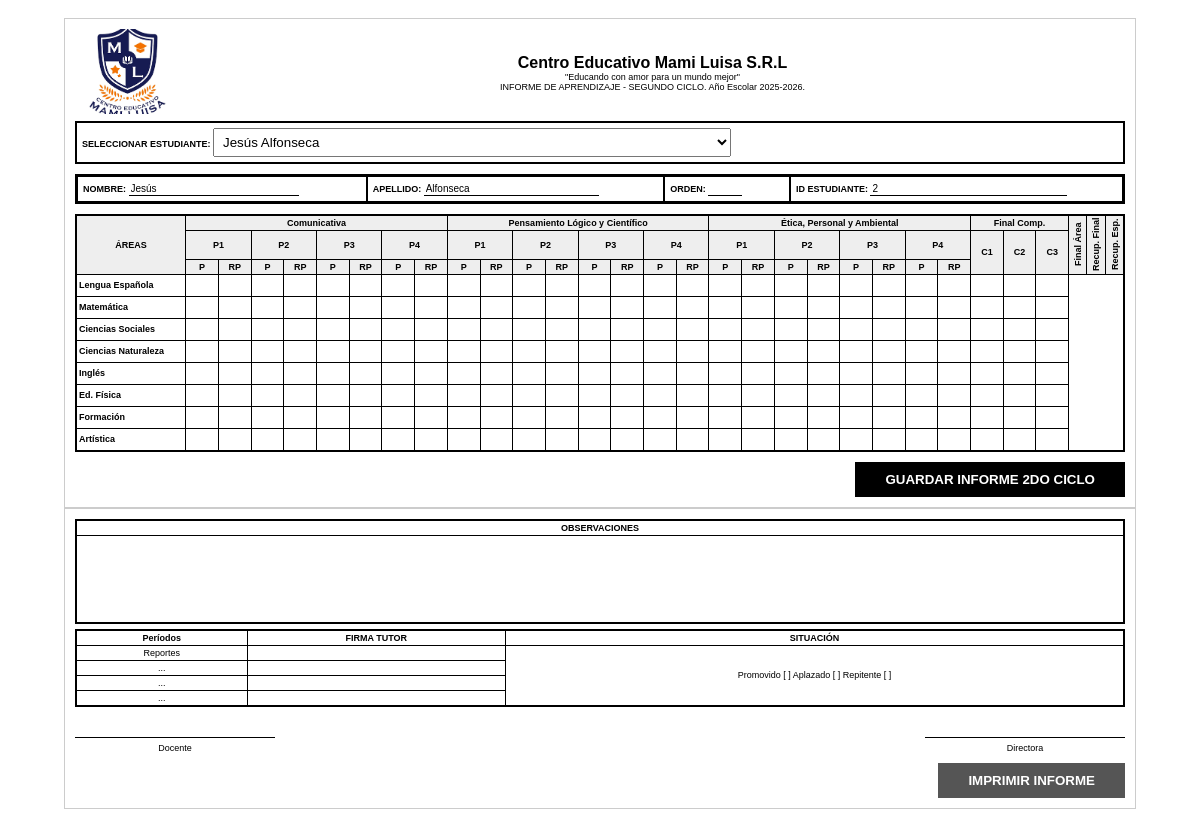
The app's page /notas?alumno_id=2 (signed in) with its own data.
### tables this page shows
CREATE TABLE alumnos (
            id INTEGER PRIMARY KEY AUTOINCREMENT, 
            nombres TEXT, apellidos TEXT, fecha_nacimiento TEXT, lugar_nacimiento TEXT, 
            nacionalidad TEXT, direccion TEXT, grado TEXT, edad INTEGER, sexo TEXT,
            cant_hermanos INTEGER, edades_hermanos TEXT, lugar_ocupa TEXT, tipo_sangre TEXT,
            seguro_medico TEXT, alergias TEXT, medicamentos TEXT, centro_medico TEXT,
            pediatra TEXT, tel_emergencia TEXT, emerg_nombre TEXT, emerg_parentesco TEXT,
            padre_nombre TEXT, padre_sector TEXT, padre_direccion TEXT, padre_cedula TEXT,
            padre_profesion TEXT, padre_nivel TEXT, padre_religion TEXT, padre_telefono TEXT,
            padre_tel_trabajo TEXT, padre_email TEXT, madre_nombre TEXT, madre_sector TEXT,
            madre_direccion TEXT, madre_cedula TEXT, madre_profesion TEXT, madre_nivel TEXT,
            madre_religion TEXT, madre_telefono TEXT, madre_tel_trabajo TEXT, madre_email TEXT,
            tutor_nombre TEXT, tutor_sector TEXT, tutor_direccion TEXT, tutor_cedula TEXT,
            tutor_profesion TEXT, tutor_nivel TEXT, tutor_religion TEXT, tutor_telefono TEXT,
            tutor_tel_trabajo TEXT, tutor_email TEXT,
            ano_escolar TEXT, fecha_inscripcion TEXT
        );

### app.py (the view)
@app.route('/notas', methods=['GET'])
def notas():
    if 'username' not in session: return redirect('/')
    conn = get_db_connection()
    grado_usuario = str(session.get('grado', '')).replace("-", "").strip()
    if session.get('rol') == 'oficina':
        alumnos = conn.execute('SELECT id, nombres, apellidos FROM alumnos').fetchall()
    else:
        alumnos = conn.execute('SELECT id, nombres, apellidos FROM alumnos WHERE grado = ?', (grado_usuario,)).fetchall()
    alumno_id = request.args.get('alumno_id')
    alumno_seleccionado = conn.execute('SELECT * FROM alumnos WHERE id = ?', (alumno_id,)).fetchone() if alumno_id else None
    notas_alumno = {}
    if alumno_id:
        registros = conn.execute('SELECT materia, c1, c2, c3 FROM notas WHERE alumno_id = ?', (alumno_id,)).fetchall()
        for r in registros: notas_alumno[r['materia']] = {'c1': r['c1'], 'c2': r['c2'], 'c3': r['c3']}
    conn.close()
    template = 'notas_ciclo1.html' if session.get('ciclo') == 'Primer Ciclo' else 'notas_ciclo2.html'
    return render_template(template, alumnos=alumnos, alumno_seleccionado=alumno_seleccionado, notas=notas_alumno)

### app.py (called while the page is built)
def get_db_connection():
    conn = sqlite3.connect('colegio.db')
    conn.row_factory = sqlite3.Row
    return conn

### templates/notas_ciclo2.html (shortened to what this page needs)
<!DOCTYPE html>
<html lang="es">
<head>
</head>
<body>
<div class="container page-break">
    <table class="header-table">
        <tr>
            <td style="width: 10%;"><img src="{{ url_for('static', filename='logo.png') }}" class="logo-img"></td>
            <td class="institucion-info">
                <div class="nombre-centro">Centro Educativo Mami Luisa S.R.L</div>
                <div>"Educando con amor para un mundo mejor"</div>
                <div>INFORME DE APRENDIZAJE - SEGUNDO CICLO. Año Escolar 2025-2026.</div>
            </td>
        </tr>
    </table>
    <form action="/notas" method="GET" class="selector-alumno">
        <table class="tabla-alumno" style="border: 2px dashed #000;">
            <tr>
                <td>
                    <label for="alumno_id">SELECCIONAR ESTUDIANTE:</label>
                    <select name="alumno_id" id="alumno_id" onchange="this.form.submit()" style="width: 50%; padding: 5px;">
                        {% for alumno in alumnos %}
                            <option value="{{ alumno.id }}" {% if request.args.get('alumno_id') == alumno.id|string %}selected{% endif %}>
                                {{ alumno.nombres }} {{ alumno.apellidos }}
                            </option>
                        {% endfor %}
                    </select>
                </td>
            </tr>
        </table>
    </form>
    <table class="tabla-alumno">
        <tr>
            <td>NOMBRE: <input type="text" name="nombre" value="{{ alumno_seleccionado.nombres if alumno_seleccionado else '' }}"></td>
            <td>APELLIDO: <input type="text" name="apellido" value="{{ alumno_seleccionado.apellidos if alumno_seleccionado else '' }}"></td>
            <td>ORDEN: <input type="text" name="orden" style="width: 30px;"></td>
            <td>ID ESTUDIANTE: <input type="text" name="id" value="{{ alumno_seleccionado.id if alumno_seleccionado else '' }}"></td>
        </tr>
    </table>
    <form action="/guardar_notas_ciclo2" method="POST">
        <table>
            <thead>
                <tr style="background: #eee;">
                    <th rowspan="3">ÁREAS</th>
                    <th colspan="8">Comunicativa</th>
                    <th colspan="8">Pensamiento Lógico y Científico</th>
                    <th colspan="8">Ética, Personal y Ambiental</th>
                    <th colspan="3">Final Comp.</th>
                    <th rowspan="3" style="writing-mode: vertical-rl; transform: rotate(180deg);">Final Área</th>
                    <th rowspan="3" style="writing-mode: vertical-rl; transform: rotate(180deg);">Recup. Final</th>
                    <th rowspan="3" style="writing-mode: vertical-rl; transform: rotate(180deg);">Recup. Esp.</th>
                </tr>
                <tr style="background: #eee;">
                    {% for i in range(1,5) %} <th colspan="2">P{{i}}</th> {% endfor %}
                    {% for i in range(1,5) %} <th colspan="2">P{{i}}</th> {% endfor %}
                    {% for i in range(1,5) %} <th colspan="2">P{{i}}</th> {% endfor %}
                    <th rowspan="2">C1</th><th rowspan="2">C2</th><th rowspan="2">C3</th>
                </tr>
                <tr style="background: #eee;">
                    {% for i in range(12) %} <th>P</th><th>RP</th> {% endfor %}
                </tr>
            </thead>
            <tbody>
                {% for mat in ['Lengua Española', 'Matemática', 'Ciencias Sociales', 'Ciencias Naturaleza', 'Inglés', 'Ed. Física', 'Formación', 'Artística'] %}
                <tr>
                    <td style="text-align:left; font-weight:bold;">{{ mat }}</td>
                    {% for i in range(24) %} <td><input type="number" class="input-nota" name="{{mat}}_c{{i}}"></td> {% endfor %}
                    <td><input type="number" class="input-nota"></td><td><input type="number" class="input-nota"></td><td><input type="number" class="input-nota"></td>
                </tr>
                {% endfor %}
            </tbody>
        </table>
        <div style="text-align: right; margin-top: 10px;">
            <button type="submit" class="btn-guardar">GUARDAR INFORME 2DO CICLO</button>
        </div>
    </form>
</div>
<div class="container">
    <table><tr><th>OBSERVACIONES</th></tr>
    <tr><td><input type="text" class="input-text" style="height: 80px;"></td></tr></table>
    <table>
        <tr><th>Períodos</th><th>FIRMA TUTOR</th><th>SITUACIÓN</th></tr>
        <tr><td>Reportes</td><td></td><td rowspan="4">Promovido [ ] Aplazado [ ] Repitente [ ]</td></tr>
        <tr><td>...</td><td></td></tr>
        <tr><td>...</td><td></td></tr>
        <tr><td>...</td><td></td></tr>
    </table>
    <div class="firmas">
        <div class="linea-firma">Docente</div><div class="linea-firma">Directora</div>
    </div>
    <div style="text-align: right; margin-top: 10px;">
        <button type="button" class="btn-guardar" style="background-color: #555;" onclick="window.print()">IMPRIMIR INFORME</button>
    </div>
</div>
</body>
</html>

### templates/notas_ciclo2.html (style rules this page uses)
.page-break { page-break-after: always; }
body { font-family: Arial, sans-serif; font-size: 9px; padding: 10px; color: #000; }
.container { max-width: 1050px; margin: auto; border: 1px solid #ccc; padding: 10px; background: #fff; }
.header-table { width: 100%; border: none; margin-bottom: 5px; }
.header-table td { border: none; padding: 0; vertical-align: middle; }
.logo-img { width: 85px; height: auto; }
.institucion-info { text-align: center; }
.nombre-centro { font-size: 16px; font-weight: bold; }
.tabla-alumno { width: 100%; border-collapse: collapse; border: 3px solid #000; margin-bottom: 10px; }
.tabla-alumno td { border: 2px solid #000; padding: 5px; text-align: left; font-weight: bold; }
.tabla-alumno input { border: none; border-bottom: 1px solid #000; width: 60%; font-size: 10px; outline: none; }
table { border-collapse: collapse; width: 100%; border: 2px solid #000; margin-bottom: 5px; }
th, td { border: 1px solid #000; padding: 2px; text-align: center; }
.input-nota { width: 18px; border: none; text-align: center; background: transparent; outline: none; }
.btn-guardar { padding: 10px 30px; background: #000; color: #fff; border: none; cursor: pointer; font-weight: bold; }
.input-text { width: 100%; border: none; outline: none; background: transparent; }
.firmas { display: flex; justify-content: space-between; margin-top: 30px; text-align: center; }
.linea-firma { border-top: 1px solid #000; width: 200px; padding-top: 5px; }

### records on screen
alumnos: nombre "Jesús", apellido "Alfonseca", id "2"

### other values on screen
{{ i }} "1" "2" "3" "4"
{{ mat }} "Lengua Española" "Matemática" "Ciencias Sociales" "Ciencias Naturaleza" "Inglés" "Ed. Física" "Formación" "Artística"
form field alumno_id "Jesús Alfonseca"
